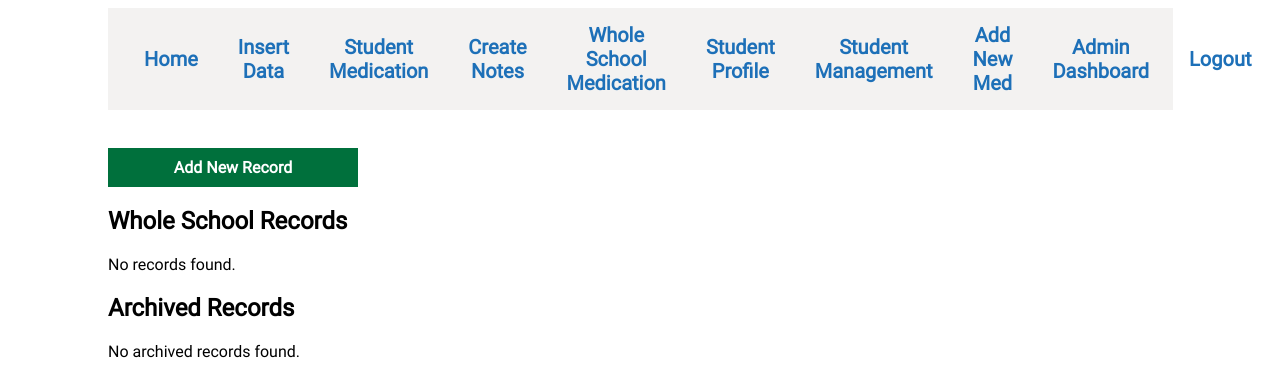
The app's page /whole_school/whole_school_table.php, older data.
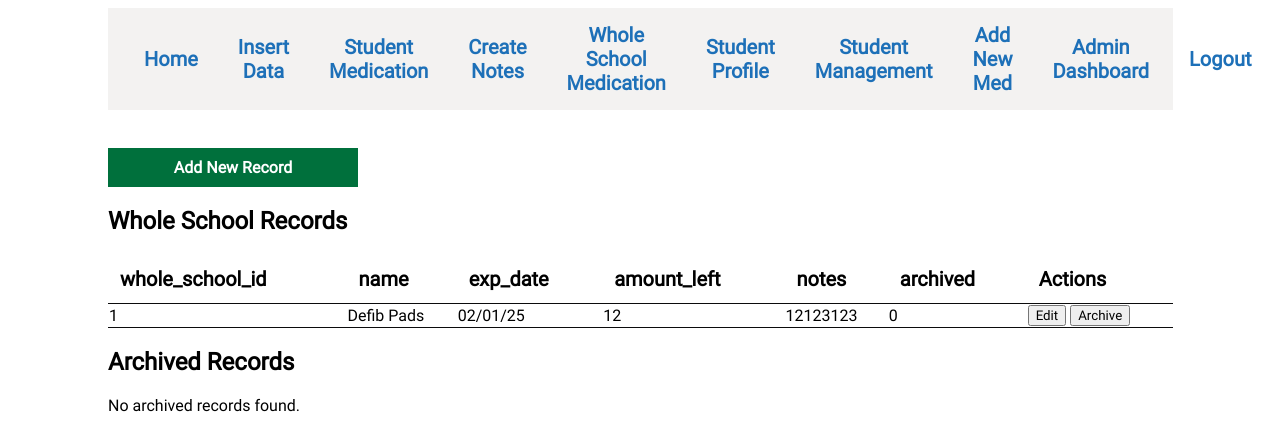
The same page, newer data.
### tables this page shows
CREATE TABLE `whole_school` (
  `whole_school_id` int NOT NULL,
  `name` text NOT NULL,
  `exp_date` int NOT NULL,
  `amount_left` int NOT NULL,
  `notes` text NOT NULL,
  `archived` tinyint(1) NOT NULL
);

### whole_school/whole_school_table.php (the view, shortened to what this page needs)
<?php
include "../server/db_connect.php";
?>
<link rel="stylesheet" href="../assets/style/style.css">
<body class="full_page_styling">
<div>
<div>
        <ul class="nav_bar">
            <div class="nav_left">
                <li class="navbar_li"><a href="../dashboard/dashboard.php">Home</a></li>
                <li class="navbar_li"><a href="../insert_data/insert_data_home.php">Insert Data</a></li>
                <li class="navbar_li"><a href="../bigtable/bigtable.php">Student Medication</a></li>
                <li class="navbar_li"><a href="../log/log_form.php">Create Notes</a></li>
                <li class="navbar_li"><a href="../whole_school/whole_school_table.php">Whole School Medication</a></li>
                <li class="navbar_li"><a href="../student_profile/student_profile.php">Student Profile</a></li>
                <li class="navbar_li"><a href="../edit_details/student_table.php">Student Management</a></li>
                <li class="navbar_li"><a href="../log-new-med/log_new_med.php">Add New Med</a></li>
            </div>
            <div class="nav_left">
                <li class="navbar_li"><a href="../admin/admin_dashboard.php">Admin Dashboard</a></li>
                <li class="navbar_li"><a href="../logout.php">Logout</a></li>
            </div>
        </ul>
    </div>
    <br><br>
    <a href="whole_school_form.php">
        <button class="submit">Add New Record</button>
    </a>
    <div id="bigt">
        <h2>Whole School Records</h2>
        <?php
        try {
            $sql = "SELECT * FROM whole_school WHERE archived = 0";
            $stmt = $conn->query($sql);
            $results = $stmt->fetchAll(PDO::FETCH_ASSOC);
            if ($results) {
                echo "<table class='big_table'>";
                echo "<tr>";
                foreach (array_keys($results[0]) as $header) {
                    echo "<th class='big_table_th'>" . htmlspecialchars($header) . "</th>";
                }
                echo "<th class='big_table_th'>Actions</th>";
                echo "</tr>";
                foreach ($results as $row) {
                    echo "<tr>";
                    foreach ($row as $key => $value) {
                        if ($key === 'exp_date' && is_numeric($value)) {
                            $value = date('d/m/y', $value);
                        }
                        echo "<td>" . htmlspecialchars($value) . "</td>";
                    }
                    echo "<td>
                            <form method='GET' action='edit_school_record.php' style='display:inline'>
                                <input type='hidden' name='whole_school_id' value='" . htmlspecialchars($row['whole_school_id']) . "'>
                                <button type='submit'>Edit</button>
                            </form>
                            <form method='POST' action='' style='display:inline'>
                                <input type='hidden' name='whole_school_id' value='" . htmlspecialchars($row['whole_school_id']) . "'>
                                <button type='submit' name='archive'>Archive</button>
                            </form>
                          </td>";
                    echo "</tr>";
                }
                echo "</table>";
            } else {
                echo "<p>No records found.</p>";
            }
        } catch (PDOException $e) {
            echo "<p class='error'>Database error: " . htmlspecialchars($e->getMessage()) . "</p>";
        }
        ?>
    <div id="archived-records">
        <h2>Archived Records</h2>
        <?php
        try {
            $sql = "SELECT * FROM whole_school WHERE archived = 1";
            $stmt = $conn->query($sql);
            $archived_results = $stmt->fetchAll(PDO::FETCH_ASSOC);
            if ($archived_results) {
                echo "<table class='big_table'>";
                echo "<tr>";
                foreach (array_keys($archived_results[0]) as $header) {
                    echo "<th class='big_table_th'>" . htmlspecialchars($header) . "</th>";
                }
                echo "</tr>";
                foreach ($archived_results as $row) {
                    echo "<tr>";
                    foreach ($row as $key => $value) {
                        if ($key === 'exp_date' && is_numeric($value)) {
                            $value = date('d/m/y', $value);
                        }
                        echo "<td>" . htmlspecialchars($value) . "</td>";
                    }
                    echo "</tr>";
                }
                echo "</table>";
            } else {
                echo "<p>No archived records found.</p>";
            }
        } catch (PDOException $e) {
            echo "<p class='error'>Database error: " . htmlspecialchars($e->getMessage()) . "</p>";
        }
        ?>
</div>
</body>

### assets/style/style.css (style rules this page uses)
* { font-family: Roboto; }
.submit { font-weight: bold; cursor: pointer; font-family: Roboto; padding: 10px; font-size: 16px; width: 250px; background: #00703c; border: none; color: white; }
.nav_bar { background: #f3f2f1; list-style-type: none; margin: 0; padding: 0; display: flex; justify-content: space-between; align-items: center; padding: 0 16px; }
.nav_left, .nav_right { display: flex; align-items: center; }
.navbar_li { margin: 0; padding: 0; display: inline-block; }
.navbar_li a { display: block; color: #1d70b8; text-align: center; padding: 15px 20px; text-decoration: none; position: relative; font-family: roboto; font-size: 20px; font-weight: bold; }
.full_page_styling { padding-left: 100px; padding-right: 100px; }
.big_table { width: 100%; border-collapse: collapse; margin-top: 20px; }
.big_table_th { font-weight: bold; padding: 12px; text-align: left; border-bottom: 1px solid #0b0b0c; font-size: 20px; }
.big_table tr { border-bottom: 1px solid #0b0b0c; }

Row changes from the older to the newer data that the page shows:
added whole_school: whole_school_id "1", name "Defib Pads", exp_date "02/01/25", amount_left "12", notes "12123123", archived "0"
Text that changed along with them:
new list line: "whole_school_id"
new list line: "name"
new list line: "exp_date"
new list line: "amount_left"
new list line: "notes"
new list line: "archived"
text no longer shown: "No records found."
text now shown: "Actions"
